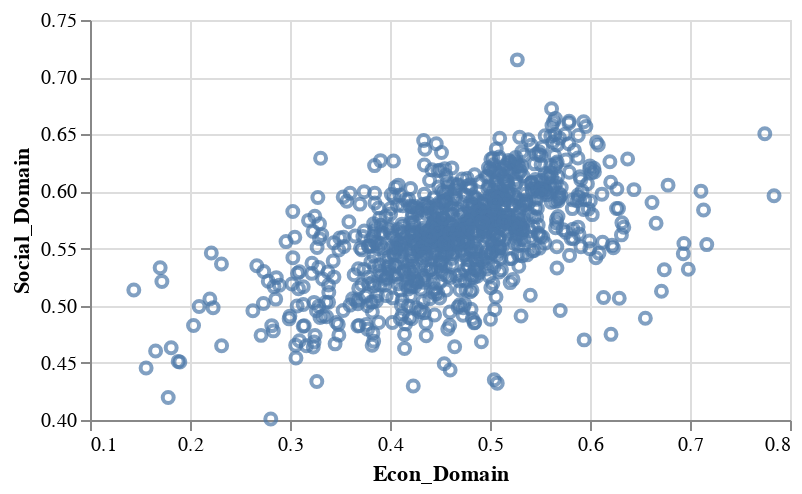

The cell this chart's notebook holds for it:
### Code cell
econ_social

### Figure 1 — Vega-Lite specification as saved in the notebook (floating-point values rounded to 4 significant figures; data arrays with more than 128 entries replaced by an {"elided": "..."} marker saying what was removed)
{"config": {"view": {"continuousWidth": 400, "continuousHeight": 300}}, "data": {"name": "data-5a5db667767efbba606ef34d605a2cbe"}, "mark": "point", "encoding": {"x": {"type": "quantitative", "field": "Econ_Domain", "scale": {"zero": false}}, "y": {"type": "quantitative", "field": "Social_Domain", "scale": {"zero": false}}}, "height": 200, "width": 350, "$schema": "https://vega.github.io/schema/vega-lite/v4.8.1.json", "datasets": {"data-5a5db667767efbba606ef34d605a2cbe": {"elided": "933 records"}}}
